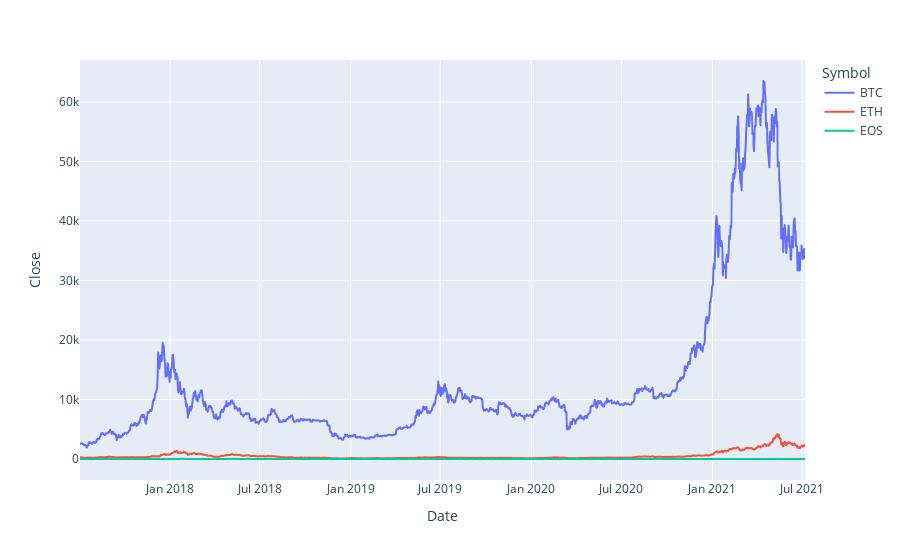

Notebook cell for this chart:
### Code cell
px.line(df, x='Date', y='Close', color='Symbol')

### Figure 1 — Plotly figure (JSON) as saved in the notebook; plotly's stock layout.template omitted (floating-point values rounded to 4 significant figures; data arrays with more than 128 entries replaced by an {"elided": "..."} marker saying what was removed)
{"data": [{"hovertemplate": "Symbol=BTC<br>Date=%{x}<br>Close=%{y}<extra></extra>", "legendgroup": "BTC", "line": {"color": "#636efa", "dash": "solid"}, "marker": {"symbol": "circle"}, "mode": "lines", "name": "BTC", "showlegend": true, "type": "scattergl", "x": {"elided": "1466 str values"}, "xaxis": "x", "y": {"elided": "1466 float values"}, "yaxis": "y"}, {"hovertemplate": "Symbol=ETH<br>Date=%{x}<br>Close=%{y}<extra></extra>", "legendgroup": "ETH", "line": {"color": "#EF553B", "dash": "solid"}, "marker": {"symbol": "circle"}, "mode": "lines", "name": "ETH", "showlegend": true, "type": "scattergl", "x": {"elided": "1466 str values"}, "xaxis": "x", "y": {"elided": "1466 float values"}, "yaxis": "y"}, {"hovertemplate": "Symbol=EOS<br>Date=%{x}<br>Close=%{y}<extra></extra>", "legendgroup": "EOS", "line": {"color": "#00cc96", "dash": "solid"}, "marker": {"symbol": "circle"}, "mode": "lines", "name": "EOS", "showlegend": true, "type": "scattergl", "x": {"elided": "1466 str values"}, "xaxis": "x", "y": {"elided": "1466 float values"}, "yaxis": "y"}], "layout": {"legend": {"title": {"text": "Symbol"}, "tracegroupgap": 0}, "margin": {"t": 60}, "xaxis": {"anchor": "y", "domain": [0, 1], "title": {"text": "Date"}}, "yaxis": {"anchor": "x", "domain": [0, 1], "title": {"text": "Close"}}}}
